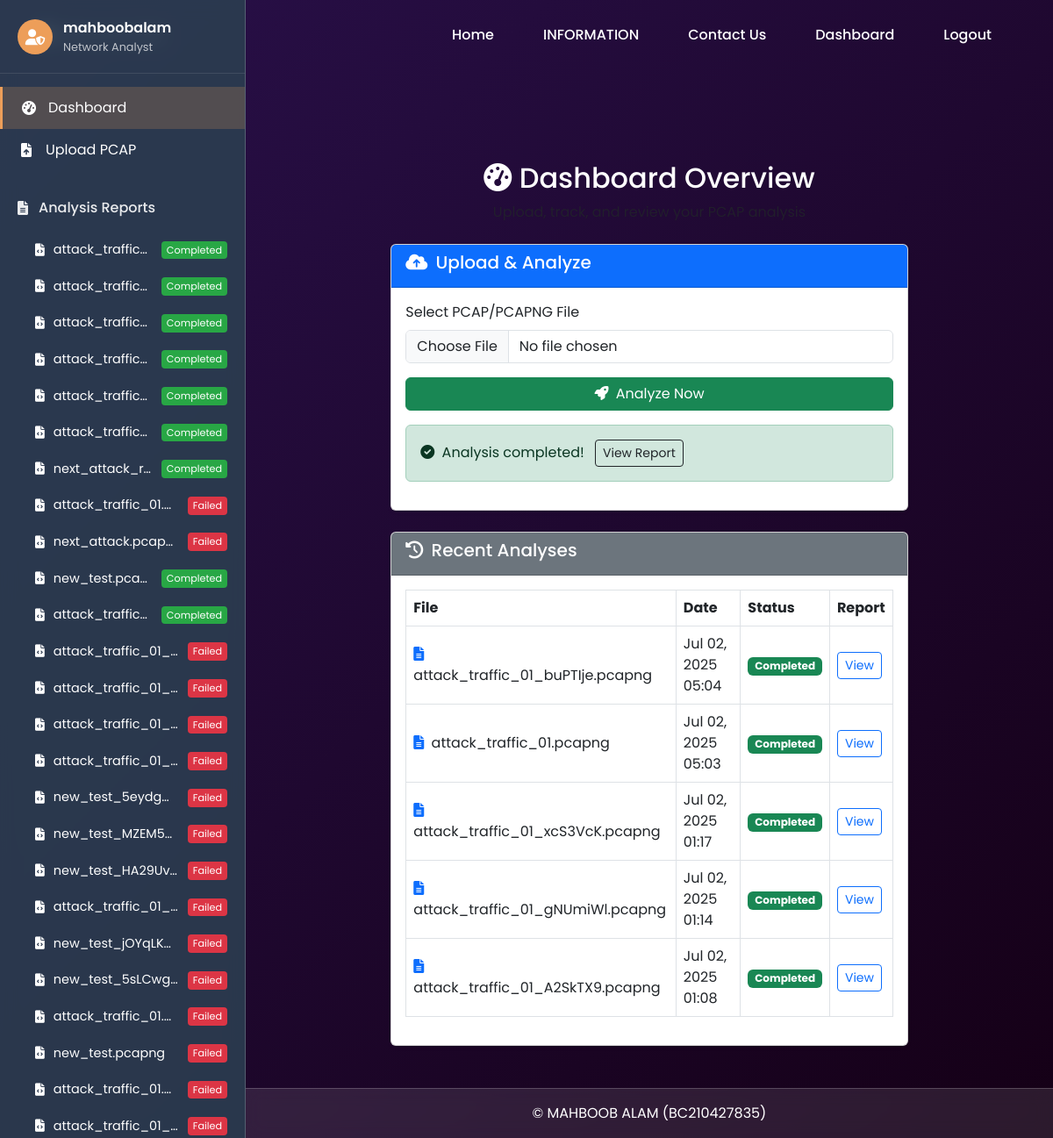
The page /dashboard/ (signed in) on the database its author committed.
### IDS/models.py (models this page shows, shortened)
class PcapFile(models.Model):
    STATUS_CHOICES = [
        ('uploaded', 'Uploaded'),
        ('processing', 'Processing'),
        ('completed', 'Completed'),
        ('failed', 'Failed'),
    ]
    PROGRESS_STAGES = [
        ('uploaded', 'File Uploaded'),
        ('converting', 'Converting PCAP to CSV'),
        ('preprocessing', 'Preprocessing Data'),
        ('predicting', 'Running Predictions'),
        ('saving', 'Saving Results'),
        ('completed', 'Completed'),
        ('failed', 'Failed'),
    ]
    user = models.ForeignKey(User, on_delete=models.CASCADE)
    file = models.FileField(upload_to='uploads/')
    uploaded_at = models.DateTimeField(auto_now_add=True)
    status = models.CharField(max_length=20, choices=STATUS_CHOICES, default='uploaded')
    progress_stage = models.CharField(
        max_length=20,
        choices=PROGRESS_STAGES,
        default='uploaded'
    )
    progress_message = models.CharField(
        max_length=200,
        blank=True,
        null=True,
        default='File uploaded successfully'
    )
    def filename(self):
        return self.file.name.split('/')[-1]

### IDS/views.py (the view, shortened to what this page needs)
# urls.py: path('dashboard/', views.dashboard, name='dashboard'),
@login_required
def dashboard(request):
    user_files = PcapFile.objects.filter(user=request.user).order_by('-uploaded_at')
    latest_file = user_files.first()
    return render(request, 'IDS/dashboard.html', {
        'user_files': user_files,
        'latest_file': latest_file,
        'upload_in_progress': latest_file and latest_file.status == 'processing',
        'analysis_completed': latest_file and latest_file.status == 'completed'
    })

### IDS/context_processors.py (called while the page is built)
def user_files(request):
    if request.user.is_authenticated:
        return {
            'user_files': PcapFile.objects.filter(
                user=request.user
            ).order_by('-uploaded_at').only(
                'id', 'file', 'uploaded_at', 'status',
                'progress_stage', 'progress_message'
            )[:10]  # Only show 10 most recent files
        }
    return {}  # Return empty dict for non-authenticated users

### IDS/templates/IDS/dashboard.html (shortened to what this page needs)
{% extends 'IDS/base.html' %}
{% load static %}
{% block content %}
<div class="container py-5">
    <div class="row">
        <div class="col-lg-8 mx-auto">
            <div class="text-center mb-4">
                <h2><i class="fas fa-tachometer-alt"></i> Dashboard Overview</h2>
                <p class="text-muted">Upload, track, and review your PCAP analysis</p>
            </div>
            <div class="card shadow-sm mb-4">
                <div class="card-header bg-primary text-white">
                    <h5><i class="fas fa-cloud-upload-alt me-1"></i> Upload & Analyze</h5>
                </div>
                <div class="card-body">
                    <form method="POST" enctype="multipart/form-data" id="uploadForm" class="mb-3">
                        <div class="mb-3">
                            <label for="fileInput" class="form-label">Select PCAP/PCAPNG File</label>
                            <input type="file" name="file" id="fileInput"
                                   class="form-control" accept=".pcap,.pcapng" required>
                        </div>
                        <button type="submit" class="btn btn-success w-100" id="analyzeBtn">
                            <i class="fas fa-rocket me-1"></i> Analyze Now
                        </button>
                    </form>
                    {% if analysis_completed %}
                    <div class="alert alert-success mt-3">
                        <i class="fas fa-check-circle me-1"></i> Analysis completed!
                        <a href="{% url 'analysis_report' latest_file.id %}" class="btn btn-sm btn-outline-dark ms-2">
                            View Report
                        </a>
                    </div>
                    {% endif %}
                </div>
            </div>
            <div class="card shadow-sm">
                <div class="card-header bg-secondary text-white">
                    <h5><i class="fas fa-history me-1"></i> Recent Analyses</h5>
                </div>
                <div class="card-body">
                    {% if user_files %}
                    <div class="table-responsive">
                        <table class="table table-bordered table-hover align-middle">
                            <thead>
                                <tr>
                                    <th>File</th>
                                    <th>Date</th>
                                    <th>Status</th>
                                    <th>Report</th>
                                </tr>
                            </thead>
                            <tbody>
                                {% for file in user_files|slice:":5" %}
                                <tr>
                                    <td><i class="fas fa-file-alt me-1 text-primary"></i> {{ file.filename }}</td>
                                    <td>{{ file.uploaded_at|date:"M d, Y H:i" }}</td>
                                    <td>
                                        <span class="badge
                                            {% if file.status == 'completed' %}bg-success
                                            {% elif file.status == 'processing' %}bg-warning
                                            {% elif file.status == 'failed' %}bg-danger
                                            {% else %}bg-secondary{% endif %}">
                                            {{ file.get_status_display }}
                                        </span>
                                    </td>
                                    <td>
                                        {% if file.status == 'completed' %}
                                        <a href="{% url 'analysis_report' file.id %}" class="btn btn-sm btn-outline-primary">
                                            View
                                        </a>
                                        {% elif file.status == 'failed' %}
                                        <span class="text-danger">Failed</span>
                                        {% else %}
                                        <span class="text-muted">Pending</span>
                                        {% endif %}
                                    </td>
                                </tr>
                                {% endfor %}
                            </tbody>
                        </table>
                    </div>
                    {% else %}
                    <p class="text-muted text-center">No uploads found yet.</p>
                    {% endif %}
                </div>
            </div>
        </div>
    </div>
</div>
{% endblock %}

### IDS/templates/IDS/base.html (shortened to what this page needs)
{% load static %}
<!DOCTYPE html>
<html lang="en">
<head>
    <link href="https://cdn.jsdelivr.net/npm/bootstrap@5.3.0/dist/css/bootstrap.min.css" rel="stylesheet">
    <link rel="stylesheet" href="https://cdnjs.cloudflare.com/ajax/libs/font-awesome/6.0.0/css/all.min.css">
    <link rel="stylesheet" href="{% static 'css/custom.css' %}">
</head>
<body class="{% if user.is_authenticated %}has-sidebar{% endif %}">
    <nav class="navbar navbar-expand-lg navbar-dark">
        <div class="container">
            <a class="navbar-brand" href="{% url 'home' %}">
            </a>
            <div class="collapse navbar-collapse" id="navbarNav">
                <ul class="navbar-nav ms-auto">
                    <li class="nav-item"><a class="nav-link" href="{% url 'home' %}">Home</a></li>
                    <li class="nav-item"><a class="nav-link" href="{% url 'about_us' %}">INFORMATION</a></li>
                    <li class="nav-item"><a class="nav-link" href="{% url 'contact_us' %}">Contact Us</a></li>
                    {% if user.is_authenticated %}
                        <li class="nav-item"><a class="nav-link" href="{% url 'dashboard' %}">Dashboard</a></li>
                        <li class="nav-item"><a class="nav-link" href="{% url 'logout' %}">Logout</a></li>
                    {% else %}
                        <li class="nav-item"><a class="nav-link" href="{% url 'login' %}">Login</a></li>
                        <li class="nav-item"><a class="nav-link" href="{% url 'register' %}">Register</a></li>
                    {% endif %}
                </ul>
            </div>
        </div>
    </nav>
    {% if user.is_authenticated %}
    <div class="app-sidebar">
        <div class="sidebar-header">
            <div class="user-profile">
                <div class="avatar">
                    <i class="fas fa-user-shield"></i>
                </div>
                <div class="user-info">
                    <span class="username">{{ user.username }}</span>
                    <small class="role">Network Analyst</small>
                </div>
            </div>
        </div>
        <nav class="sidebar-nav">
            <a href="{% url 'dashboard' %}" class="nav-item {% if request.resolver_match.url_name == 'dashboard' %}active{% endif %}">
                <i class="fas fa-tachometer-alt"></i>
                <span>Dashboard</span>
            </a>
            <a href="{% url 'file_upload' %}" class="nav-item {% if request.resolver_match.url_name == 'file_upload' %}active{% endif %}">
                <i class="fas fa-file-upload"></i>
                <span>Upload PCAP</span>
            </a>
            <div class="nav-section">
                <div class="section-header">
                    <i class="fas fa-file-alt"></i>
                    <span>Analysis Reports</span>
                </div>
                <div class="section-content">
                    {% if user_files %}
                        {% for file in user_files %}
                        <a href="{% url 'analysis_report' file.id %}" class="report-item {% if file.id == current_file.id %}active{% endif %}">
                            <i class="fas fa-file-code"></i>
                            <span class="filename">{{ file.filename|truncatechars:20 }}</span>
                            <span class="status-badge {{ file.status }}">
                                {% if file.progress_stage == 'failed' %}
                                    Failed
                                {% else %}
                                    {{ file.get_status_display }}
                                {% endif %}
                            </span>
                        </a>
                        {% endfor %}
                    {% else %}
                        <div class="empty-reports">
                            <i class="fas fa-inbox"></i>
                            <span>No reports yet</span>
                        </div>
                    {% endif %}
                </div>
            </div>
        </nav>
    </div>
    {% endif %}
    <main class="app-content {% if user.is_authenticated %}with-sidebar{% endif %}">
        {% block content %}{% endblock %}
    </main>
    <footer class="{% if user.is_authenticated %}with-sidebar{% endif %}">
        <div class="container">
            <p class="mb-0">&copy; MAHBOOB ALAM (BC210427835)</p>
        </div>
    </footer>
</body>
</html>

### IDS/static/css/custom.css (style rules this page uses)
:root { --primary-color: #ED9E59; --secondary-color: #522C5D; --glass-background: rgba(255, 255, 255, 0.1); --glass-border: rgba(255, 255, 255, 0.2); --glass-shadow: 0 8px 32px 0 rgba(31, 38, 135, 0.37); --blur-effect: blur(10px); --text-color: #0B1B32; --light-text-color: #fff; --font-family: 'Poppins', sans-serif; --sidebar-width: 280px; }
body { font-family: var(--font-family); background: linear-gradient(135deg, #29104A 0%, #150016 100%); color: var(--light-text-color); margin: 0; padding: 0; min-height: 100vh; }
.navbar-brand, .nav-link { color: var(--light-text-color) !important; font-weight: 500; }
body.has-sidebar { display: flex; flex-direction: column; }
.app-sidebar { width: var(--sidebar-width); background: rgba(44, 62, 80, 0.9); backdrop-filter: var(--blur-effect); color: white; position: fixed; top: 0; bottom: 0; left: 0; z-index: 1000; overflow-y: auto; border-right: 1px solid var(--glass-border); }
.sidebar-header { padding: 20px; border-bottom: 1px solid rgba(255,255,255,0.1); }
.user-profile { display: flex; align-items: center; gap: 12px; }
.avatar { width: 40px; height: 40px; border-radius: 50%; background: var(--primary-color); display: flex; align-items: center; justify-content: center; font-size: 18px; }
.user-info { display: flex; flex-direction: column; }
.username { font-weight: 600; }
.role { opacity: 0.7; font-size: 0.8rem; }
.sidebar-nav { padding: 15px 0; }
.nav-item { display: flex; align-items: center; padding: 12px 20px; color: white; text-decoration: none; transition: all 0.2s; gap: 12px; }
.nav-item.active { background: rgba(237, 158, 89, 0.2); border-left: 3px solid var(--primary-color); }
.nav-item i { width: 20px; text-align: center; }
.nav-section { margin-top: 20px; }
.section-header { padding: 10px 20px; display: flex; align-items: center; gap: 12px; font-weight: 500; opacity: 0.9; }
.section-content { padding: 5px 0; }
.report-item { display: flex; align-items: center; padding: 10px 20px 10px 40px; color: white; text-decoration: none; gap: 10px; font-size: 0.9rem; position: relative; }
.filename { flex: 1; white-space: nowrap; overflow: hidden; text-overflow: ellipsis; }
.status-badge { font-size: 0.7rem; padding: 2px 6px; border-radius: 4px; }
.status-badge.completed { background: #28a745; }
.status-badge.failed { background: #dc3545; }
.app-content { margin-left: 0; transition: all 0.3s; min-height: 100vh; display: flex; flex-direction: column; }
.app-content.with-sidebar { margin-left: var(--sidebar-width); width: calc(100% - var(--sidebar-width)); padding-top: 56px; }
footer { background: var(--glass-background); backdrop-filter: var(--blur-effect); border-top: 1px solid var(--glass-border); color: var(--light-text-color); text-align: center; padding: 1rem 0; }
footer.with-sidebar { margin-left: var(--sidebar-width); width: calc(100% - var(--sidebar-width)); }

### rows shown on the page
PcapFile: filename "attack_traffic…", status "Completed", filename "attack_traffic_01_buPTIje.pcapng", uploaded_at "Jul 02, 2025 05:04", shows "View"
PcapFile: filename "attack_traffic…", status "Completed", filename "attack_traffic_01.pcapng", uploaded_at "Jul 02, 2025 05:03", shows "View"
PcapFile: filename "attack_traffic…", status "Completed", filename "attack_traffic_01_xcS3VcK.pcapng", uploaded_at "Jul 02, 2025 01:17", shows "View"
PcapFile: filename "attack_traffic…", status "Completed", filename "attack_traffic_01_gNUmiWl.pcapng", uploaded_at "Jul 02, 2025 01:14", shows "View"
PcapFile: filename "attack_traffic…", status "Completed", filename "attack_traffic_01_A2SkTX9.pcapng", uploaded_at "Jul 02, 2025 01:08", shows "View"
PcapFile: filename "attack_traffic…", status "Completed"
PcapFile: filename "next_attack_r…", status "Completed"
PcapFile: filename "attack_traffic_01.p…", progress_stage "Failed"
PcapFile: filename "next_attack.pcap…", progress_stage "Failed"
PcapFile: filename "new_test.pca…", status "Completed"
PcapFile: filename "attack_traffic…", status "Completed"
PcapFile: filename "attack_traffic_01_…", progress_stage "Failed"
PcapFile: filename "attack_traffic_01_…", progress_stage "Failed"
PcapFile: filename "attack_traffic_01_…", progress_stage "Failed"
PcapFile: filename "attack_traffic_01_…", progress_stage "Failed"
PcapFile: filename "new_test_5eydg…", progress_stage "Failed"
PcapFile: filename "new_test_MZEM5…", progress_stage "Failed"
PcapFile: filename "new_test_HA29Uv…", progress_stage "Failed"
PcapFile: filename "attack_traffic_01_…", progress_stage "Failed"
PcapFile: filename "new_test_jOYqLK…", progress_stage "Failed"
PcapFile: filename "new_test_5sLCwg…", progress_stage "Failed"
PcapFile: filename "attack_traffic_01.p…", progress_stage "Failed"
PcapFile: filename "new_test.pcapng", progress_stage "Failed"
PcapFile: filename "attack_traffic_01.p…", progress_stage "Failed"
PcapFile: filename "attack_traffic_01_…", progress_stage "Failed"

### other values the page prints
{{ user.username }} "mahboobalam"
